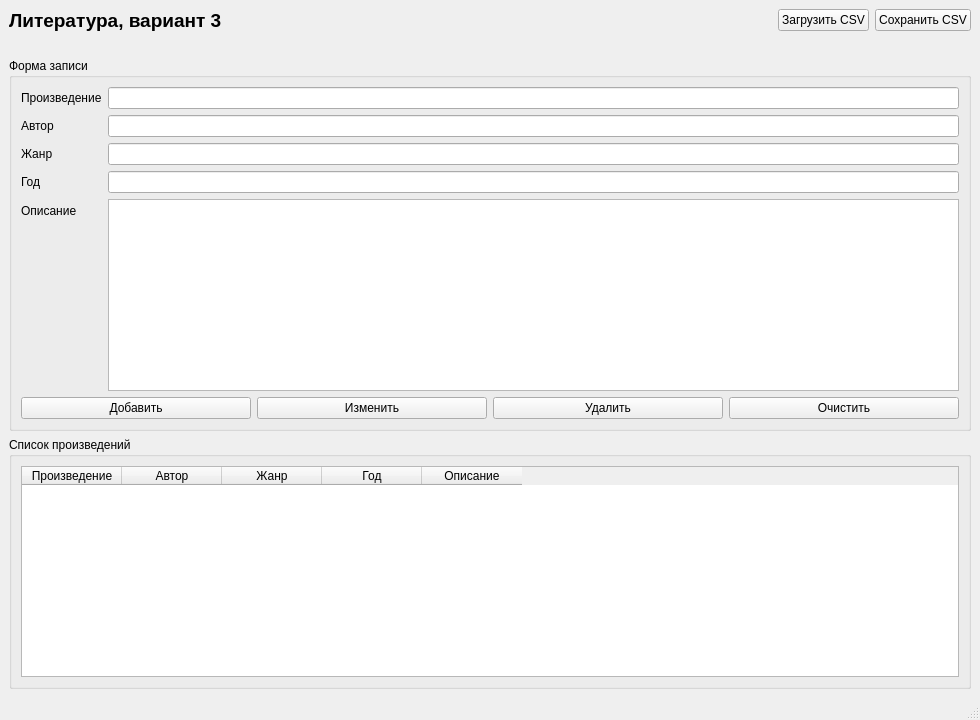
<?xml version="1.0" encoding="UTF-8"?>
<ui version="4.0">
 <class>MainWindow</class>
 <widget class="QMainWindow" name="MainWindow">
  <property name="geometry">
   <rect>
    <x>0</x>
    <y>0</y>
    <width>980</width>
    <height>720</height>
   </rect>
  </property>
  <property name="windowTitle">
   <string>Каталог литературы</string>
  </property>
  <widget class="QWidget" name="centralwidget">
   <layout class="QVBoxLayout" name="verticalLayout">
    <item>
     <layout class="QHBoxLayout" name="headerLayout">
      <item>
       <widget class="QLabel" name="titleLabel">
        <property name="text">
         <string>Литература, вариант 3</string>
        </property>
        <property name="font">
         <font>
          <pointsize>14</pointsize>
          <bold>true</bold>
         </font>
        </property>
       </widget>
      </item>
      <item>
       <spacer name="horizontalSpacer">
        <property name="orientation">
         <enum>Qt::Horizontal</enum>
        </property>
        <property name="sizeHint" stdset="0">
         <size>
          <width>40</width>
          <height>20</height>
         </size>
        </property>
       </spacer>
      </item>
      <item>
       <widget class="QPushButton" name="loadButton">
        <property name="text">
         <string>Загрузить CSV</string>
        </property>
       </widget>
      </item>
      <item>
       <widget class="QPushButton" name="saveButton">
        <property name="text">
         <string>Сохранить CSV</string>
        </property>
       </widget>
      </item>
     </layout>
    </item>
    <item>
     <widget class="QLabel" name="statusLabel">
      <property name="text">
       <string/>
      </property>
      <property name="wordWrap">
       <bool>true</bool>
      </property>
     </widget>
    </item>
    <item>
     <widget class="QGroupBox" name="formGroupBox">
      <property name="title">
       <string>Форма записи</string>
      </property>
      <layout class="QVBoxLayout" name="formGroupLayout">
       <item>
        <layout class="QFormLayout" name="formLayout">
         <item row="0" column="0">
          <widget class="QLabel" name="titleFieldLabel">
           <property name="text">
            <string>Произведение</string>
           </property>
          </widget>
         </item>
         <item row="0" column="1">
          <widget class="QLineEdit" name="titleEdit"/>
         </item>
         <item row="1" column="0">
          <widget class="QLabel" name="authorFieldLabel">
           <property name="text">
            <string>Автор</string>
           </property>
          </widget>
         </item>
         <item row="1" column="1">
          <widget class="QLineEdit" name="authorEdit"/>
         </item>
         <item row="2" column="0">
          <widget class="QLabel" name="genreFieldLabel">
           <property name="text">
            <string>Жанр</string>
           </property>
          </widget>
         </item>
         <item row="2" column="1">
          <widget class="QLineEdit" name="genreEdit"/>
         </item>
         <item row="3" column="0">
          <widget class="QLabel" name="yearFieldLabel">
           <property name="text">
            <string>Год</string>
           </property>
          </widget>
         </item>
         <item row="3" column="1">
          <widget class="QLineEdit" name="yearEdit"/>
         </item>
         <item row="4" column="0">
          <widget class="QLabel" name="descriptionFieldLabel">
           <property name="text">
            <string>Описание</string>
           </property>
          </widget>
         </item>
         <item row="4" column="1">
          <widget class="QPlainTextEdit" name="descriptionEdit">
           <property name="minimumSize">
            <size>
             <width>0</width>
             <height>90</height>
            </size>
           </property>
          </widget>
         </item>
        </layout>
       </item>
       <item>
        <layout class="QHBoxLayout" name="formButtonsLayout">
         <item>
          <widget class="QPushButton" name="addButton">
           <property name="text">
            <string>Добавить</string>
           </property>
          </widget>
         </item>
         <item>
          <widget class="QPushButton" name="updateButton">
           <property name="text">
            <string>Изменить</string>
           </property>
          </widget>
         </item>
         <item>
          <widget class="QPushButton" name="deleteButton">
           <property name="text">
            <string>Удалить</string>
           </property>
          </widget>
         </item>
         <item>
          <widget class="QPushButton" name="clearButton">
           <property name="text">
            <string>Очистить</string>
           </property>
          </widget>
         </item>
        </layout>
       </item>
      </layout>
     </widget>
    </item>
    <item>
     <widget class="QGroupBox" name="tableGroupBox">
      <property name="title">
       <string>Список произведений</string>
      </property>
      <layout class="QVBoxLayout" name="tableLayout">
       <item>
        <widget class="QTableWidget" name="writingsTable">
         <property name="editTriggers">
          <set>QAbstractItemView::NoEditTriggers</set>
         </property>
         <property name="selectionBehavior">
          <enum>QAbstractItemView::SelectRows</enum>
         </property>
         <property name="selectionMode">
          <enum>QAbstractItemView::SingleSelection</enum>
         </property>
         <property name="columnCount">
          <number>5</number>
         </property>
         <column>
          <property name="text">
           <string>Произведение</string>
          </property>
         </column>
         <column>
          <property name="text">
           <string>Автор</string>
          </property>
         </column>
         <column>
          <property name="text">
           <string>Жанр</string>
          </property>
         </column>
         <column>
          <property name="text">
           <string>Год</string>
          </property>
         </column>
         <column>
          <property name="text">
           <string>Описание</string>
          </property>
         </column>
        </widget>
       </item>
      </layout>
     </widget>
    </item>
   </layout>
  </widget>
  <widget class="QStatusBar" name="statusbar"/>
 </widget>
 <resources/>
 <connections/>
</ui>
